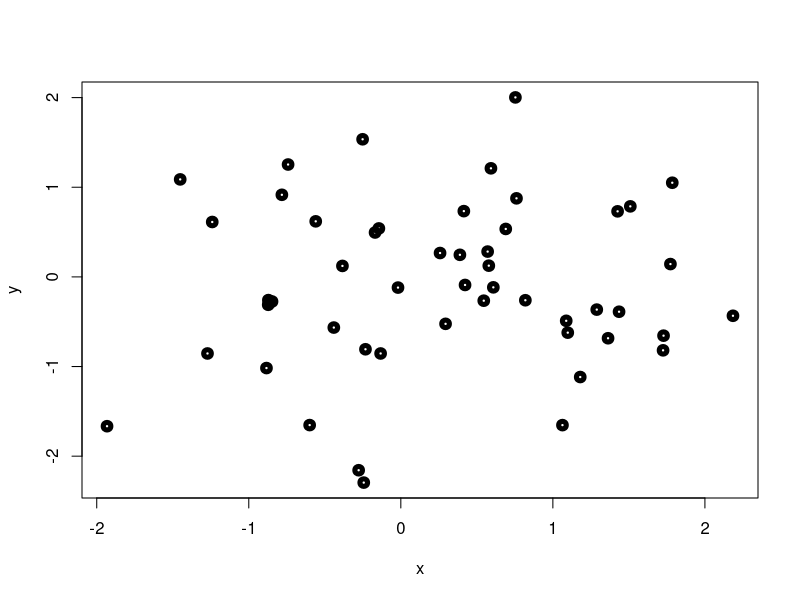

Here is the R script that generated this plot:
## ---- chunk 1
N <- 50
x <- rnorm(n = N, mean = 0, sd  = 1)
y <- rnorm(n = N, mean = 0, sd  = 1)
plot(x, y, lwd=5)
cor.test(x, y)
